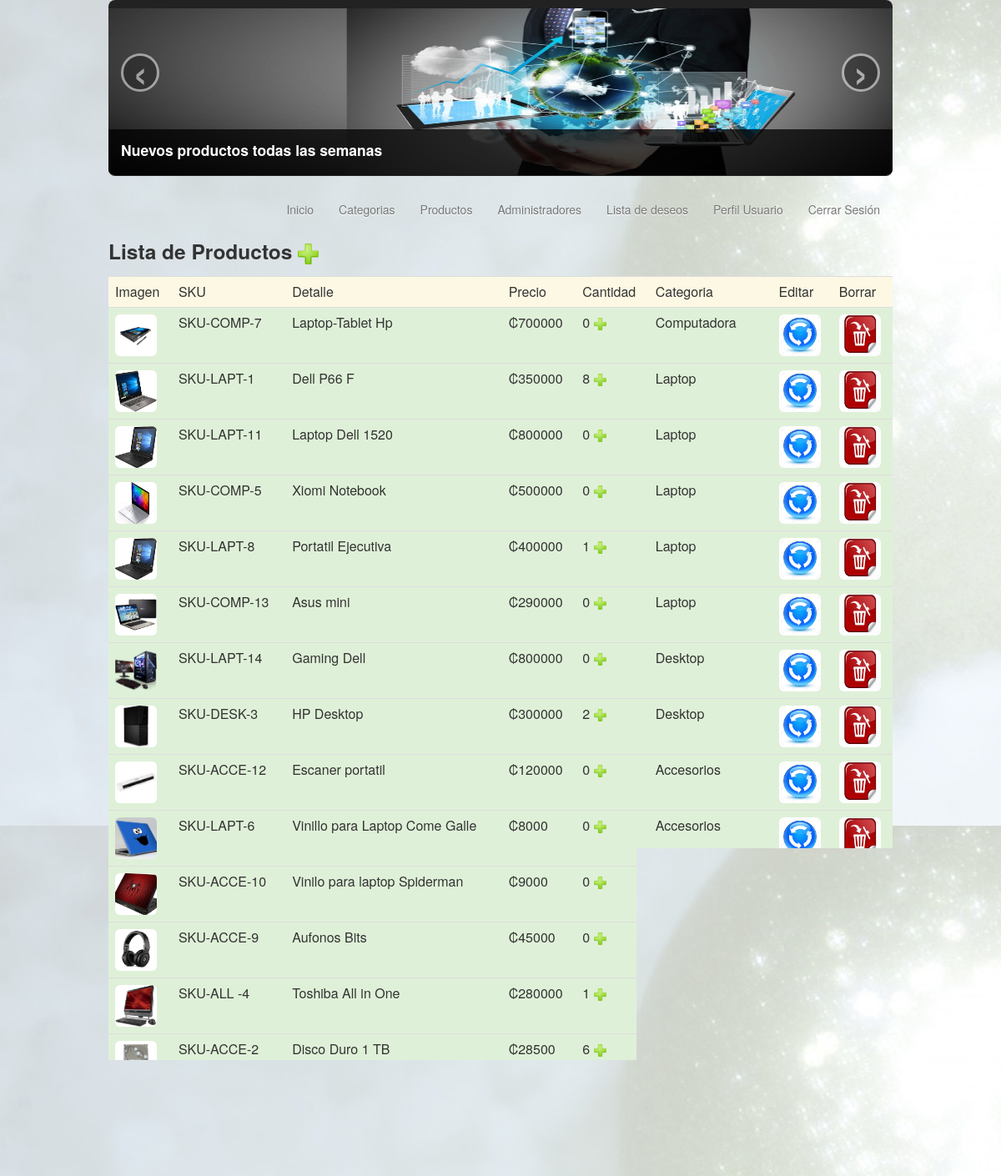
/admin_products.php?action=plus&id=7&in_stock=0 (signed in), run on the app's committed database.
### tables this page shows
CREATE TABLE `products` (
  `id` int(11) NOT NULL,
  `sku` varchar(15) NOT NULL,
  `description` varchar(30) NOT NULL,
  `price` double NOT NULL,
  `in_stock` int(11) NOT NULL,
  `image_file` varchar(100) NOT NULL,
  `id_category` int(11) NOT NULL
);

CREATE TABLE `categories` (
  `id` int(11) NOT NULL,
  `description` varchar(30) NOT NULL,
  `id_supercategory` int(11) NOT NULL,
  `state` tinyint(1) NOT NULL
);

### class/products.php (the view, shortened to what this page needs)
<?php
class products
{
	private $connect_db;
	function products()	{
		$this->connect_db 	= $_SESSION['connect'];
	}
	function products_table(){
		$sql=("SELECT prod.sku, prod.description, prod.price, prod.in_stock, prod.image_file, cat.description, prod.id_category, prod.id
			FROM products prod
			 LEFT JOIN categories cat
			 ON prod.id_category = cat.id
			 ORDER BY cat.id ASC");
		$qSelect = $this->connect_db->query($sql);
		while($array=mysqli_fetch_array($qSelect)){
			echo "<tr class='success'>";
			echo 	"<td><img src='/images/uploads/$array[4]' class='img-rounded' width='100' alt='' /></td>";
			echo 	"<td>$array[0]</td>";
			echo 	"<td>$array[1]</td>";
			echo 	"<td>₡$array[2]</td>";
			echo 	"<td>$array[3] <a href='admin_products.php?action=plus&id=$array[7]&in_stock=$array[3]'><img src='../images/new.png' width='15'></td>";
			echo 	"<td>$array[5]</td>";
			echo 	"<td><a href='admin_products.php?action=edit&sku=$array[0]&description=$array[1]&price=$array[2]&image=$array[4]&category=$array[5]&id_category=$array[6]&id=$array[7]'><img src='../images/update.jpg' class='img-rounded' width='25'></td>";
			echo 	"<td><a href='admin_products.php?action=delete&id=$array[7]&description=$array[1]'><img src='../images/delete.png' class='img-rounded' width='25'></td>";
			echo "</tr>";
		}
	}
}
?>

### data on the page
products: image_file (picture), sku "SKU-COMP-7", description "Laptop-Tablet Hp", price "700000", in_stock "0", id_category.description "Computadora"
products: image_file (picture), sku "SKU-LAPT-1", description "Dell P66 F", price "350000", in_stock "8", id_category.description "Laptop"
products: image_file (picture), sku "SKU-LAPT-11", description "Laptop Dell 1520", price "800000", in_stock "0", id_category.description "Laptop"
products: image_file (picture), sku "SKU-COMP-5", description "Xiomi Notebook", price "500000", in_stock "0", id_category.description "Laptop"
products: image_file (picture), sku "SKU-LAPT-8", description "Portatil Ejecutiva", price "400000", in_stock "1", id_category.description "Laptop"
products: image_file (picture), sku "SKU-COMP-13", description "Asus mini", price "290000", in_stock "0", id_category.description "Laptop"
products: image_file (picture), sku "SKU-LAPT-14", description "Gaming Dell", price "800000", in_stock "0", id_category.description "Desktop"
products: image_file (picture), sku "SKU-DESK-3", description "HP Desktop", price "300000", in_stock "2", id_category.description "Desktop"
products: image_file (picture), sku "SKU-ACCE-12", description "Escaner portatil", price "120000", in_stock "0", id_category.description "Accesorios"
products: image_file (picture), sku "SKU-LAPT-6", description "Vinillo para Laptop Come Galle", price "8000", in_stock "0", id_category.description "Accesorios"
products: image_file (picture), sku "SKU-ACCE-10", description "Vinilo para laptop Spiderman", price "9000", in_stock "0"
products: image_file (picture), sku "SKU-ACCE-9", description "Aufonos Bits", price "45000", in_stock "0", id_category.description "Accesorios"
products: image_file (picture), sku "SKU-ALL -4", description "Toshiba All in One", price "280000", in_stock "1"
products: image_file (picture), sku "SKU-ACCE-2", description "Disco Duro 1 TB", price "28500", in_stock "6"
